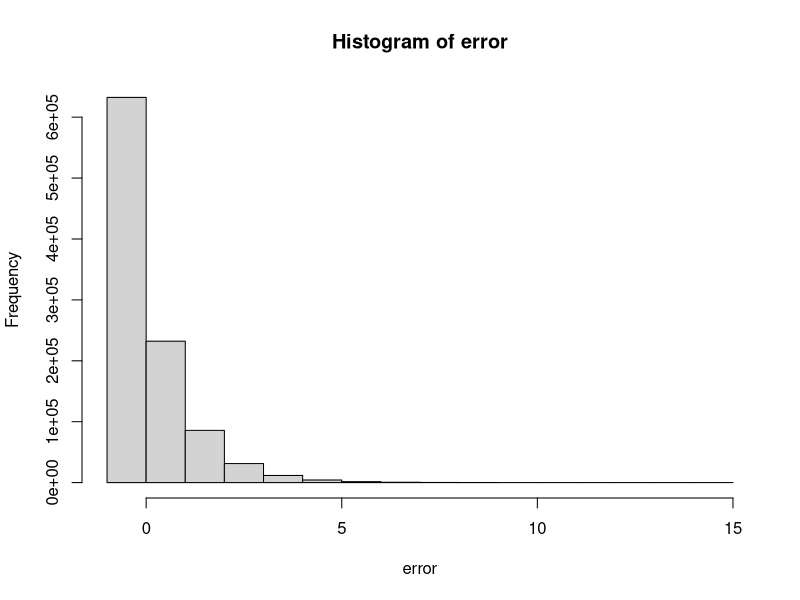
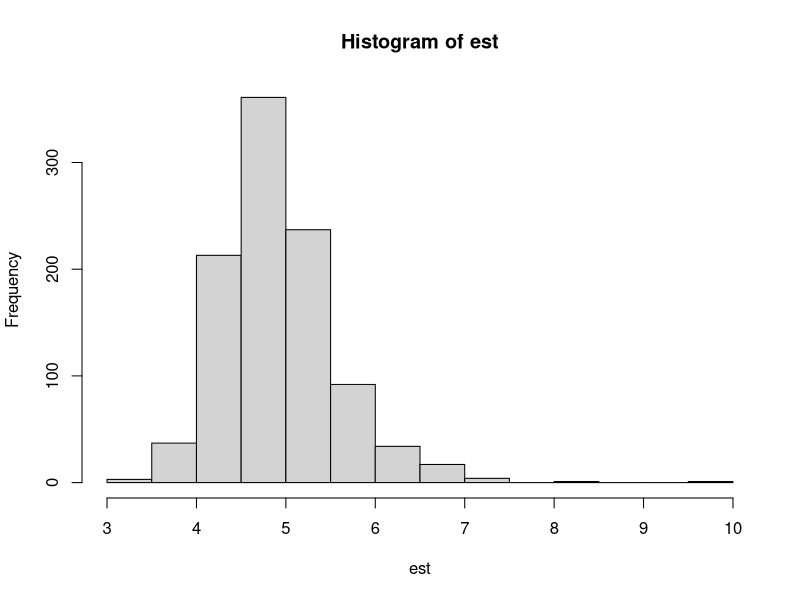

Write the R code that produced these figures, in order. (Note: a time limit stopped this script after it produced the figures.)
## Calculation to find limiting values

## Generate a massive data set that approximates asymptotics
n = 1000000

## Draw skewed error distribution
error = rgamma(n, 1, 100)
error = (error - mean(error)) / sd(error)

hist(error)

## Generate large data set
x = rnorm(n)
y = x*2 + x^3 + error

data = data.frame(x=x, y=y)

## See what the coefficients are
linMod = lm(y ~ x, data=data)
linMod$coefficients
summary(linMod)

## Simulation to assess the performance of the analytic standard errors
n = 100

nSim = 1000

## Keep track of estimates, standard errors, and coverages
est = se = cov = rep(NA, nSim)

for (ni in 1 : nSim) {
  ## Generate data
  error = rgamma(n, 1, 100)
  error = (error - mean(error)) / sd(error)
  
  x = rnorm(n)
  y = x*2 + x^3 + error
  
  data = data.frame(x=x, y=y)
  
  ## Fit model to it
  linMod = lm(y ~ x, data=data)
  
  est[ni] = linMod$coefficients[2]
  se[ni] = summary(linMod)$coefficients[2,2]
  
  ## Confidence intervals from analytic expressions
  cov[ni] = 1*(est[ni] - 1.96*se[ni] < 5 &
                 est[ni] + 1.96*se[ni] > 5) 
}

## Plot the sampling distribution
hist(est)

## Mean of the sampling distribution
mean(est, na.rm=TRUE)

## Standard deviation of the sampling distribution
sd(est, na.rm=TRUE)

## Average value of our analytic SE estimates
mean(se, na.rm=TRUE)

## Empirical coverage probability
mean(cov, na.rm=TRUE)


## Now try three types of bootstrap to estimate standard errors
## Parametric, residual, nonparametric
nSim = 200

## Only 100 bootstrap samples for now to save time
## Generally do more like 1000
nBoot = 100

est = rep(NA, nSim)

## 4 columns, one for each bootstrap + the analytic standard errors
se = cov = matrix(NA, nSim, 4)

for (ni in 1 : nSim) {
  
  if (ni %% 10 == 0) print(ni)
  
  ## Generate data from nonlinear model
  error = rgamma(n, 1, 100)
  error = (error - mean(error)) / sd(error)
  
  x = rnorm(n)
  y = x*2 + x^3 + error
  
  data = data.frame(x=x, y=y)
  
  ## Estimate model
  linMod = lm(y ~ x, data=data)
  
  est[ni] = linMod$coefficients[2]
  
  ## Analytic standard error
  se[ni,1] = summary(linMod)$coefficients[2,2]

  ## Coverage for analytic standard error
  cov[ni,1] = 1*(est[ni] - 1.96*se[ni] < 5 &
                 est[ni] + 1.96*se[ni] > 5) 
  
  ## Now bootstrap to get standard errors
  ## Keep 3 columns, one for each bootstrap type
  estBoot = matrix(NA, nBoot, 3)
  for (nb in 1 : nBoot) {
    ## Parametric bootstrap first
    # get estimates of all unknown parameters from original data
    coefs = linMod$coefficients
    residSE = sqrt(sum(linMod$residuals^2) / (n - 2))
    
    # Now draw a new outcome vector from this model
    yNew = coefs[1] + coefs[2]*data$x + rnorm(n, sd=residSE)
    
    # create new data set for parametric bootstrap
    dataBoot1 = data.frame(x = data$x,
                           y = yNew)
    
    # fit model to this data
    linModBoot1 = lm(y ~ x, data=dataBoot1)
    estBoot[nb,1] = linModBoot1$coefficients[2]
    
    ## Residual bootstrap
    
    # randomly sample from the residual distribution
    samp = sample(1:n, n, replace=TRUE)
    residuals = linMod$residuals[samp]
    
    yNew2 = coefs[1] + coefs[2]*data$x + residuals
    
    # create new data set for parametric bootstrap
    dataBoot2 = data.frame(x = data$x,
                           y = yNew2)
    
    # fit model to this data
    linModBoot2 = lm(y ~ x, data=dataBoot2)
    estBoot[nb,2] = linModBoot2$coefficients[2]

    ## Nonparametric bootstrap
    samp = sample(1:n, n, replace=TRUE)
    dataBoot3 = data[samp,]
    
    linModBoot3 = lm(y ~ x, data=dataBoot3)
    estBoot[nb,3] = linModBoot3$coefficients[2]
  }
  
  ## Take the standard deviation of bootstrap samples as
  ## Estimates of the standard error
  bootstrapSEs = apply(estBoot, 2, sd)
  
  se[ni,2:4] = bootstrapSEs
  
  cov[ni,2:4] = 1*(est[ni] - 1.96*se[ni,2:4] < 5 &
                     est[ni] + 1.96*se[ni,2:4] > 5)
}

## Mean of sampling distribution
mean(est, na.rm=TRUE)

## Standard deviation of sampling distribution
sd(est, na.rm=TRUE)

## Average estimated standard error for each approach
apply(se, 2, mean, na.rm=TRUE)

## Empirical coverage probability
apply(cov, 2, mean, na.rm=TRUE)


## Does the nonparametric bootstrap add substantial uncertainty by
## resampling the X values as well?
nSim = 2000
nBoot = 100

est = rep(NA, nSim)

## Compare the analytic standard errors with the bootstrap ones
se = cov = matrix(NA, nSim, 2)

for (ni in 1 : nSim) {
  
  if (ni %% 10 == 0) print(ni)
  
  x = rnorm(n)
  
  ## Generate data from linear model
  error = rnorm(n)
  
  y = 2*x + error
  
  data = data.frame(x=x, y=y)
  
  ## Estimate model
  linMod = lm(y ~ x, data=data)
  
  est[ni] = linMod$coefficients[2]
  
  ## Analytic standard error
  se[ni,1] = summary(linMod)$coefficients[2,2]
  
  ## Coverage for analytic standard error
  cov[ni,1] = 1*(est[ni] - 1.96*se[ni] < 2 &
                   est[ni] + 1.96*se[ni] > 2) 
  
  ## Now bootstrap to get standard errors
  estBoot = rep(NA, nBoot)
  for (nb in 1 : nBoot) {
    ## Nonparametric bootstrap
    samp = sample(1:n, n, replace=TRUE)
    dataBoot = data[samp,]
    
    linModBoot = lm(y ~ x, data=dataBoot)
    estBoot[nb] = linModBoot$coefficients[2]
  }
  
  ## Take the standard deviation of bootstrap samples as
  ## Estimates of the standard error
  bootstrapSE = sd(estBoot)
  
  se[ni,2] = bootstrapSE
  
  cov[ni,2] = 1*(est[ni] - 1.96*se[ni,2] < 2 &
                     est[ni] + 1.96*se[ni,2] > 2)
}

## Mean of sampling distribution
mean(est, na.rm=TRUE)

## Standard deviation of sampling distribution
sd(est, na.rm=TRUE)

## Average estimated standard error for each approach
apply(se, 2, mean, na.rm=TRUE)

## Empirical coverage probability
apply(cov, 2, mean, na.rm=TRUE)
